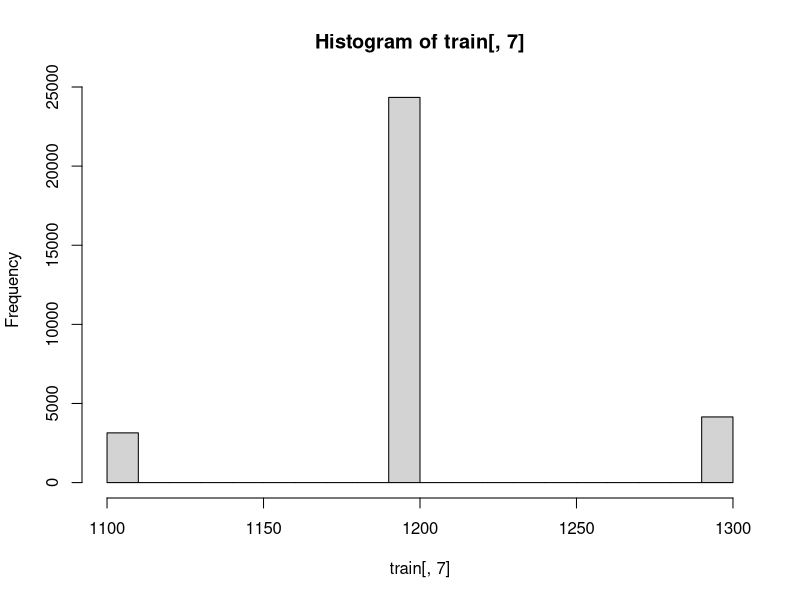
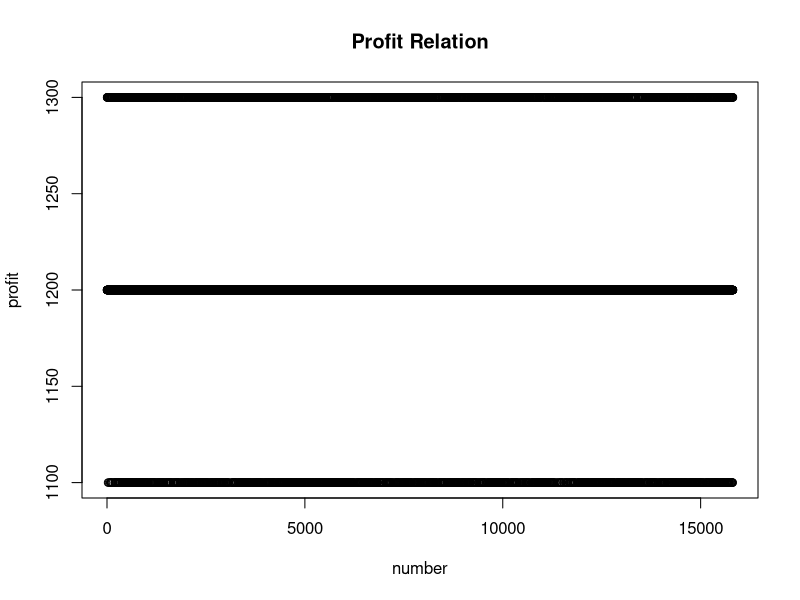
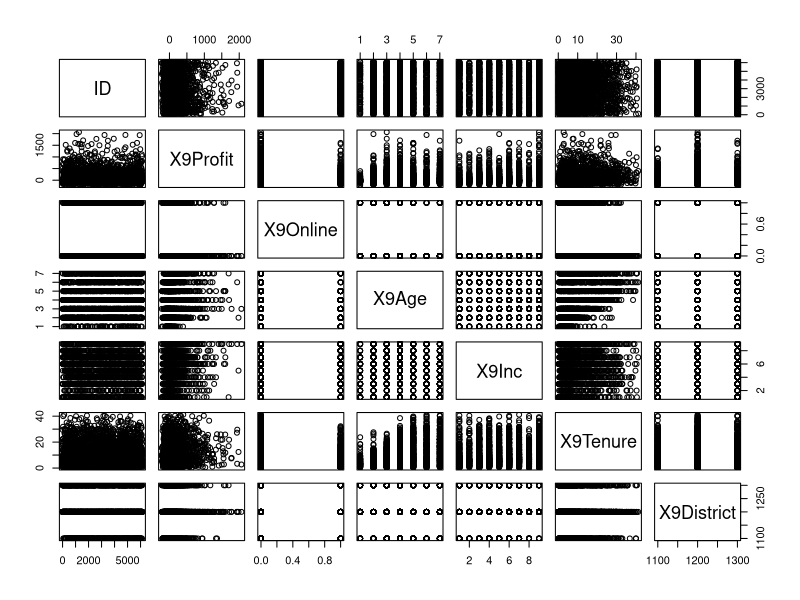
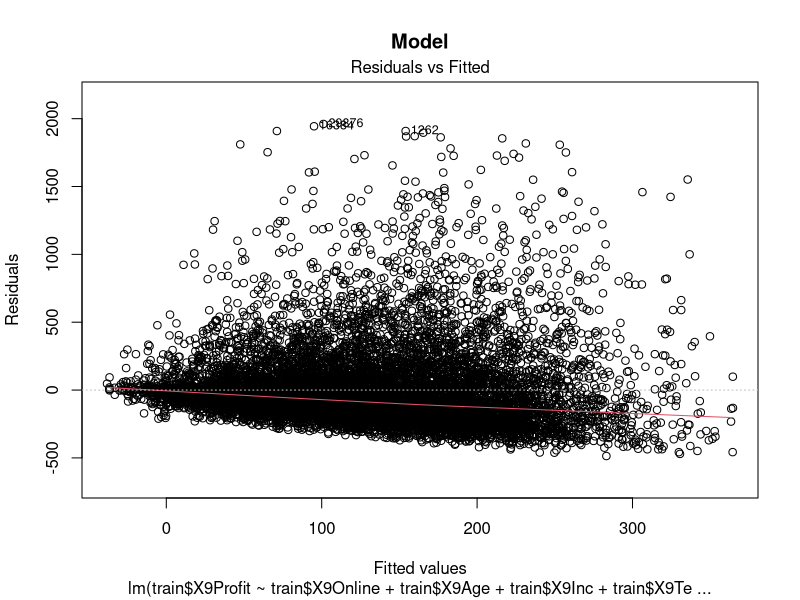
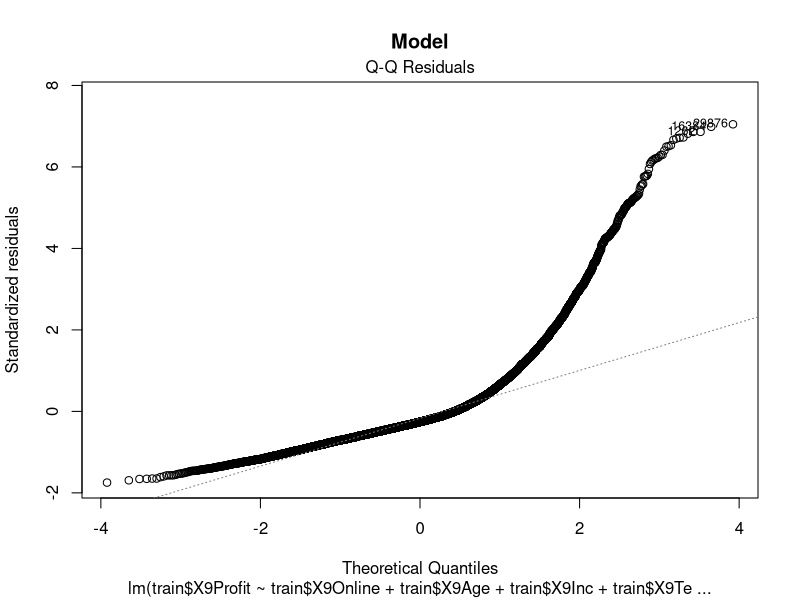

Generate these figures, in order, with R:
#set the working directory
train <- read.csv("PilgrimCaseData.csv")

# dimension of the data
dim(train)
colnames(train)
hist(train[, 7])


#randomly devide the dataset into two parts
number<- c(sample(31634, 15817))
num<- sort(number) #Sort the variables to make it easier to compare the pridiction with the real graph
train<- train[num,] #use the training set to form a linear relationship
remain<- train[-num,] #use the remaining set to test the linear formular
# No test in the current version

# observe what data lookes like
plot(train[, 7],type='p',ylab='profit', xlab='number', col='black', main='Profit Relation')
pairs(train[1:3000,1:7])

model <- lm(formula = train$X9Profit ~ train$X9Online + train$X9Age + train$X9Inc + train$X9Tenure + train$X9District +I(train$X9Online^2) + I(train$X9Age^2) + I(train$X9Inc^2) + I(train$X9Tenure^2) + I(train$X9District^2),data = train)
plot(model, main = "Model", which = c(1, 2))
summary(model)




